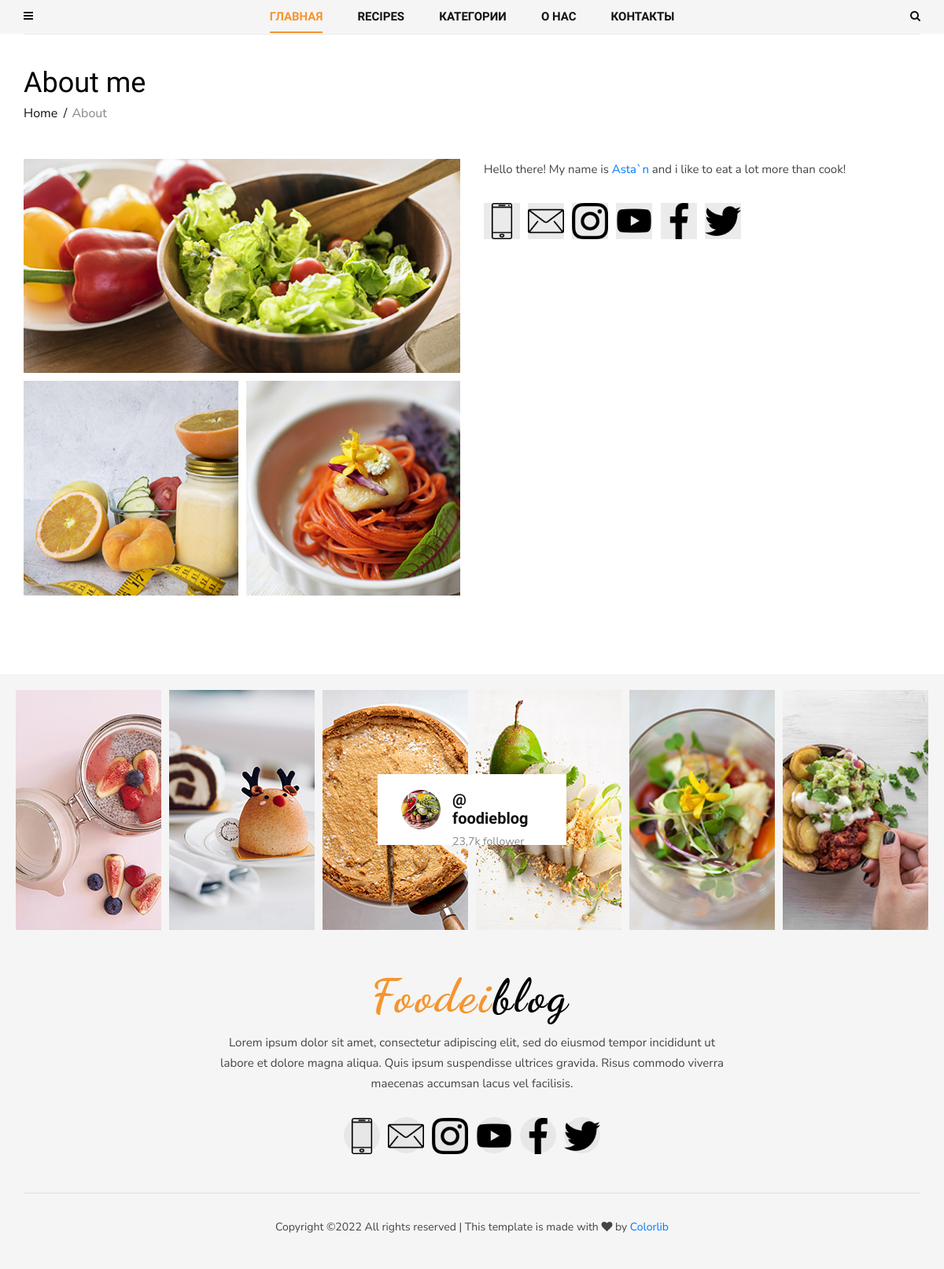
Page /about/ on the earlier database version.
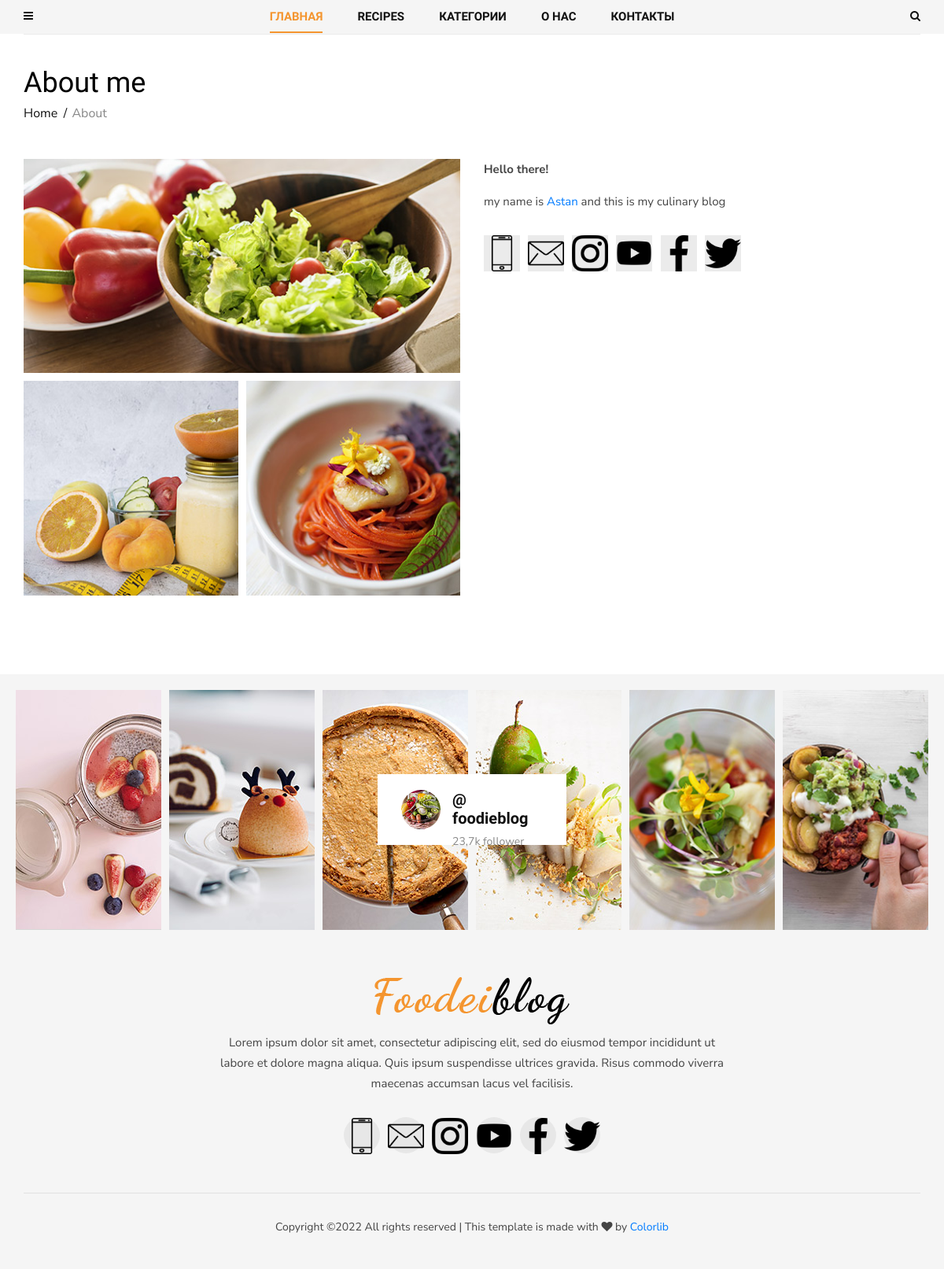
Same page on the later database version.
### contact/models.py (models this page shows)
class About(models.Model):
    name = models.CharField(max_length=50, default="")
    text = RichTextField()
    mini_text = RichTextField()
    def get_first_image(self):
        item = self.about_images.first()
        return item.image.url
    def get_images(self):
        return self.about_images.order_by("id")[1:]

class ImageAbout(models.Model):
    image = models.ImageField(upload_to="about/")
    page = models.ForeignKey(
        About, on_delete=models.CASCADE, related_name="about_images"
    )
    alt = models.CharField(max_length=100)

class Social(models.Model):
    icon = models.FileField(upload_to="icons/")
    name = models.CharField(max_length=200)
    link = models.URLField()

### contact/views.py (the view)
# urls.py: path("about/", views.AboutView.as_view(), name="about"),
class AboutView(View):
    def get(self, request):
        about = About.objects.last()
        return render(request, "contact/about.html", {"about": about})

### blog/models.py (called while the page is built)
    def get_absolute_url(self):
        return reverse(
            "post_single", kwargs={"slug": self.category.slug, "post_slug": self.slug}
        )

### blog/templatetags/menu_tags.py (called while the page is built)
def get_all_categories():
    return Category.objects.all()

@register.inclusion_tag("blog/include/tags/top_menu.html")
def get_categories():
    category = get_all_categories()
    return {"list_category": category}

@register.inclusion_tag("blog/include/tags/recipes_tag.html")
def get_last_posts():
    posts = Post.objects.select_related("category").order_by("-id")[:5]
    return {"list_last_post": posts}

### contact/templatetags/social_tags.py (called while the page is built)
@register.simple_tag()
def get_social_links():
    return Social.objects.all()

@register.simple_tag()
def get_about():
    return About.objects.last()

### templates/contact/about.html
{% extends 'base.html' %}
{% load social_tags %}
{% block content %}
<section class="about spad">
  <div class="container">
    <div class="about__text">
      <div class="row">
        <div class="col-lg-12">
          <div class="breadcrumb__text">
            <h2>About me</h2>
            <div class="breadcrumb__option">
              <a href="#">Home</a>
              <span>About</span>
            </div>
          </div>
        </div>
      </div>
      <div class="row">
        <div class="col-lg-6">
          <div class="about__pic__item__large">
            <img src="{{ about.get_first_image}}" alt="">
          </div>
          <div class="about__pic">
            {% for item in about.get_images %}
              <div class="about__pic__item">
                <img src="{{ item.image.url }}" alt="{{ item.alt }}">
              </div>
            {% endfor %}
          </div>
        </div>
        <div class="col-lg-6">
          <div class="about__right__text">
            {{ about.text|safe }}
            <div class="about__right__text__social">
              {% get_social_links as social_links %}
              {% for item in social_links %}
                <a href="{{ item.link }}"><img src="{{ item.icon.url }}"></a>
              {% endfor %}
            </div>
          </div>
        </div>
      </div>
    </div>
  </div>
</section>
{% endblock content %}

### templates/footer.html (shortened to what this page needs)
{% load static social_tags cache %}
{% cache 5000 footer %}
<footer class="footer">
  <div class="container-fluid">
    <div class="footer__instagram">
      <div class="footer__instagram__avatar">
        <div class="footer__instagram__avatar--pic">
          <img src="{% static 'img/footer/instagram-avatar.jpg' %}" alt="">
        </div>
        <div class="footer__instagram__avatar--text">
          <h5>@ foodieblog</h5>
          <span>23,7k follower</span>
        </div>
      </div>
      <div class="row">
        <div class="col-lg-2 col-md-2 col-sm-4 col-6">
          <div class="footer__instagram__item set-bg" data-setbg="{% static 'img/footer/ip-1.jpg' %}"></div>
        </div>
        <div class="col-lg-2 col-md-2 col-sm-4 col-6">
          <div class="footer__instagram__item set-bg" data-setbg="{% static 'img/footer/ip-2.jpg' %}"></div>
        </div>
        <div class="col-lg-2 col-md-2 col-sm-4 col-6">
        </div>
        <div class="col-lg-2 col-md-2 col-sm-4 col-6">
        </div>
        <div class="col-lg-2 col-md-2 col-sm-4 col-6">
          <div class="footer__instagram__item set-bg" data-setbg="{% static 'img/footer/ip-5.jpg' %}"></div>
        </div>
        <div class="col-lg-2 col-md-2 col-sm-4 col-6">
          <div class="footer__instagram__item set-bg" data-setbg="{% static 'img/footer/ip-6.jpg' %}"></div>
        </div>
      </div>
    </div>
  </div>
  <div class="container">
    <div class="row">
      <div class="col-lg-12">
        <div class="footer__text">
          <div class="footer__logo">
            <a href="#"><img src="{% static 'img/logo.png' %}" alt=""></a>
          </div>
          <p>Lorem ipsum dolor sit amet, consectetur adipiscing elit, sed do eiusmod tempor
            incididunt
            ut<br/> labore et dolore magna aliqua. Quis ipsum suspendisse ultrices gravida. Risus
            commodo viverra<br/> maecenas accumsan lacus vel facilisis. </p>
          <div class="footer__social">
              {% get_social_links as social_links %}
              {% for item in social_links %}
                <a href="{{ item.link }}"><img src="{{ item.icon.url }}"></a>
              {% endfor %}
          </div>
        </div>
        <div class="footer__copyright">
          <p>
            Copyright &copy;<script>document.write(new Date().getFullYear());</script>
            All rights reserved | This template is made with <i class="fa fa-heart"
                                                                aria-hidden="true"></i> by <a
                href="https://colorlib.com" target="_blank">Colorlib</a>
          </p>
        </div>
      </div>
    </div>
  </div>
</footer>
{% endcache %}

Differences in the rows shown:
removed About: get_first_image (picture), text "Hello there! My name is Asta`n and i like to eat a lot more than cook!"
added About: get_first_image (picture), text "Hello there! my name is Astan and this is my culinary blog"
